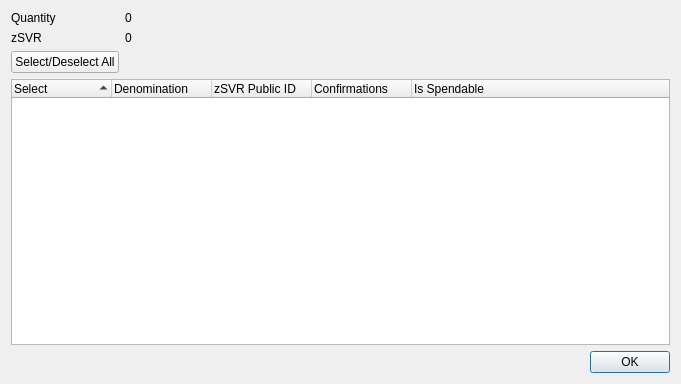
<?xml version="1.0" encoding="UTF-8"?>
<ui version="4.0">
 <class>ZSVRControlDialog</class>
 <widget class="QDialog" name="ZSVRControlDialog">
  <property name="geometry">
   <rect>
    <x>0</x>
    <y>0</y>
    <width>681</width>
    <height>384</height>
   </rect>
  </property>
  <property name="minimumSize">
   <size>
    <width>681</width>
    <height>384</height>
   </size>
  </property>
  <property name="windowTitle">
   <string>Select zSVR to Spend</string>
  </property>
  <layout class="QGridLayout" name="gridLayout">
   <item row="0" column="0">
    <layout class="QFormLayout" name="formLayout">
     <property name="sizeConstraint">
      <enum>QLayout::SetDefaultConstraint</enum>
     </property>
     <item row="0" column="0">
      <widget class="QLabel" name="labelQuantity">
       <property name="text">
        <string>Quantity</string>
       </property>
      </widget>
     </item>
     <item row="0" column="1">
      <widget class="QLabel" name="labelQuantity_int">
       <property name="text">
        <string>0</string>
       </property>
      </widget>
     </item>
     <item row="1" column="0">
      <widget class="QLabel" name="labelZSVR">
       <property name="text">
        <string>zSVR</string>
       </property>
      </widget>
     </item>
     <item row="1" column="1">
      <widget class="QLabel" name="labelZSVR_int">
       <property name="text">
        <string>0</string>
       </property>
      </widget>
     </item>
     <item row="2" column="0">
      <widget class="QPushButton" name="pushButtonAll">
       <property name="text">
        <string>Select/Deselect All</string>
       </property>
      </widget>
     </item>
    </layout>
   </item>
   <item row="1" column="0">
    <layout class="QVBoxLayout" name="verticalLayout">
     <item>
      <widget class="QTreeWidget" name="treeWidget">
       <property name="minimumSize">
        <size>
         <width>0</width>
         <height>250</height>
        </size>
       </property>
       <property name="alternatingRowColors">
        <bool>true</bool>
       </property>
       <property name="sortingEnabled">
        <bool>true</bool>
       </property>
       <property name="columnCount">
        <number>5</number>
       </property>
       <attribute name="headerDefaultSectionSize">
        <number>100</number>
       </attribute>
       <column>
        <property name="text">
         <string notr="true">Select</string>
        </property>
       </column>
       <column>
        <property name="text">
         <string notr="true">Denomination</string>
        </property>
       </column>
       <column>
        <property name="text">
         <string notr="true">zSVR Public ID</string>
        </property>
       </column>
       <column>
        <property name="text">
         <string notr="true">Confirmations</string>
        </property>
       </column>
       <column>
        <property name="text">
         <string>Is Spendable</string>
        </property>
       </column>
      </widget>
     </item>
     <item>
      <widget class="QDialogButtonBox" name="buttonBox">
       <property name="orientation">
        <enum>Qt::Horizontal</enum>
       </property>
       <property name="standardButtons">
        <set>QDialogButtonBox::Ok</set>
       </property>
      </widget>
     </item>
    </layout>
   </item>
  </layout>
 </widget>
 <resources/>
 <connections>
  <connection>
   <sender>buttonBox</sender>
   <signal>accepted()</signal>
   <receiver>ZSVRControlDialog</receiver>
   <slot>accept()</slot>
   <hints>
    <hint type="sourcelabel">
     <x>248</x>
     <y>254</y>
    </hint>
    <hint type="destinationlabel">
     <x>157</x>
     <y>274</y>
    </hint>
   </hints>
  </connection>
  <connection>
   <sender>buttonBox</sender>
   <signal>rejected()</signal>
   <receiver>ZSVRControlDialog</receiver>
   <slot>reject()</slot>
   <hints>
    <hint type="sourcelabel">
     <x>316</x>
     <y>260</y>
    </hint>
    <hint type="destinationlabel">
     <x>286</x>
     <y>274</y>
    </hint>
   </hints>
  </connection>
 </connections>
</ui>
